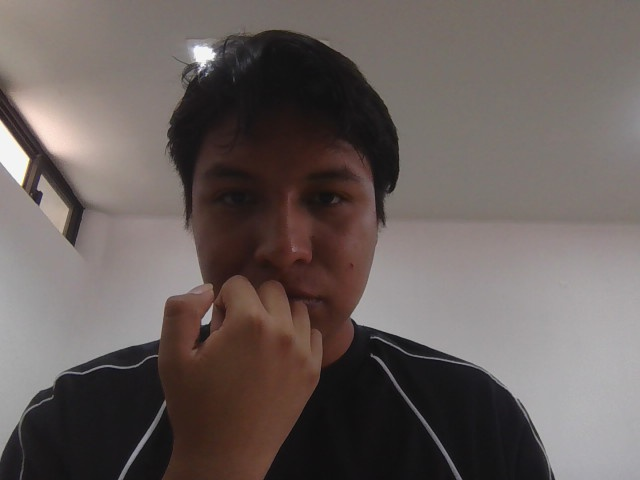
#> input picture captura_temp.jpg, 640 x 480 px
$ python -i procesador.py   (imports and definitions only)
#> lines starting #> are read from the running program, lines starting #| are printed output that depends on the picture
import cv2
import numpy as np
import os

def cargar_imagen_segura(ruta):
#> called with ruta = '../captura_temp.jpg'
    try:
        # Lee la imagen correctamente en Windows aunque la ruta tenga espacios o caracteres especiales
        img = cv2.imdecode(np.fromfile(ruta, dtype=np.uint8), cv2.IMREAD_COLOR)
#> img is the input picture: shape (480, 640, 3); mean B, G, R 92, 94.8, 104.3
        return img
    except Exception:
        return cv2.imread(ruta)

def guardar_imagen_segura(ruta, img):
    try:
        ext = os.path.splitext(ruta)[1]
        is_success, buffer = cv2.imencode(ext, img)
        if is_success:
            with open(ruta, "wb") as f:
                f.write(buffer)
            return True
        return False
    except Exception:
        return cv2.imwrite(ruta, img)

# 1. Escala de grises por fórmula de luminancia ponderada
# [75 lines left out: functions convertir_grises_formula, aplicar_gamma, aplicar_negativo, ecualizar_histograma, segmentar_color_hsv, not called in this run]

# 6. Separación de 6 Capas (RGB + CMY)
def generar_separacion_capas(ruta_in, carpeta_out):
    img = cargar_imagen_segura(ruta_in)
    if img is None:
        return False

    if not os.path.exists(carpeta_out):
        os.makedirs(carpeta_out)

    b, g, r = cv2.split(img)
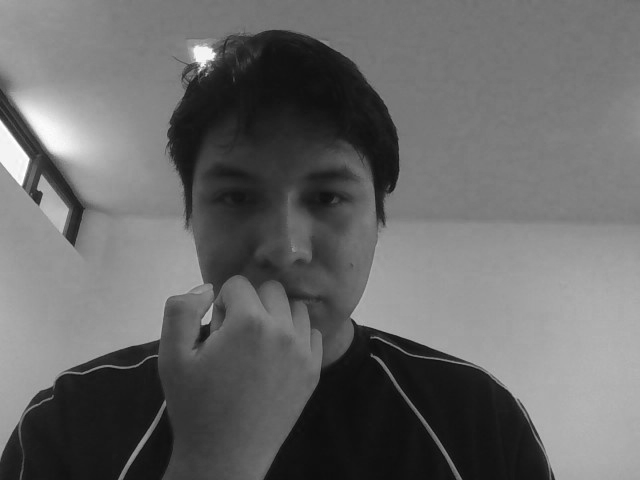
#> r: shape (480, 640); min 8, max 255, mean 104.3
    zeros = np.zeros_like(b)

    # Primarios (RGB)
    rojo = cv2.merge([zeros, zeros, r])
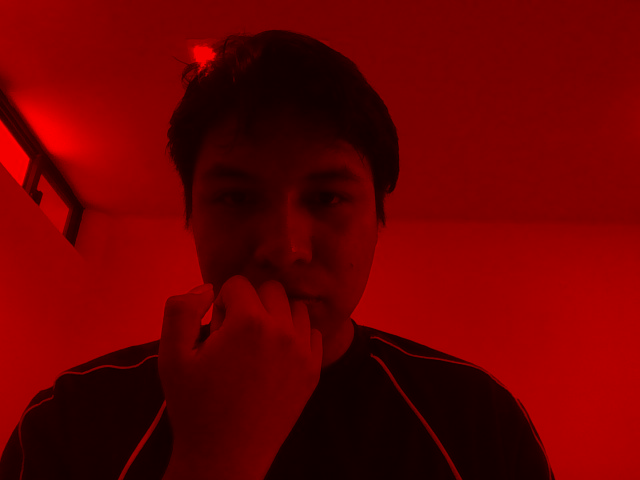
#> rojo: shape (480, 640, 3); mean of channels 0, 1, 2 0, 0, 104.3; drawn as B, G, R
    verde = cv2.merge([zeros, g, zeros])
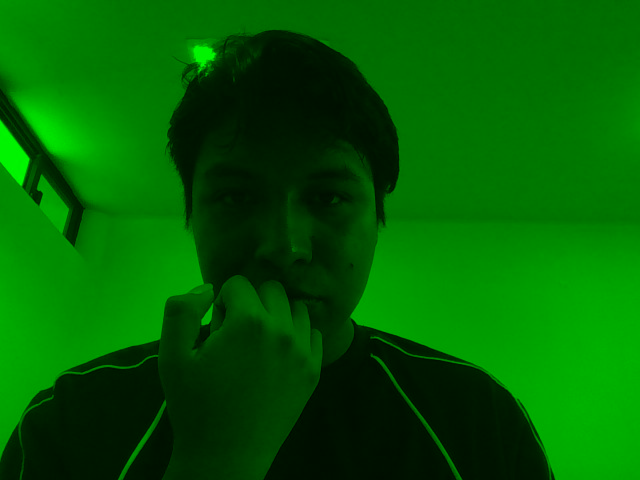
#> verde: shape (480, 640, 3); mean of channels 0, 1, 2 0, 94.8, 0; drawn as B, G, R
    azul = cv2.merge([b, zeros, zeros])
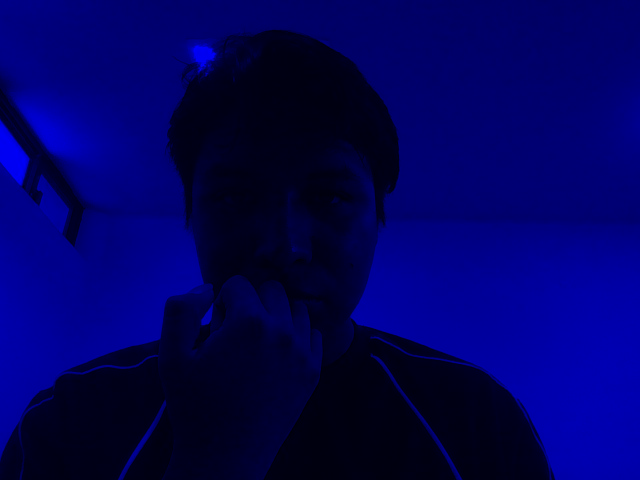
#> azul: shape (480, 640, 3); mean of channels 0, 1, 2 92, 0, 0; drawn as B, G, R

    # Sustractivos / Secundarios (CMY)
    magenta = cv2.merge([b, zeros, r])
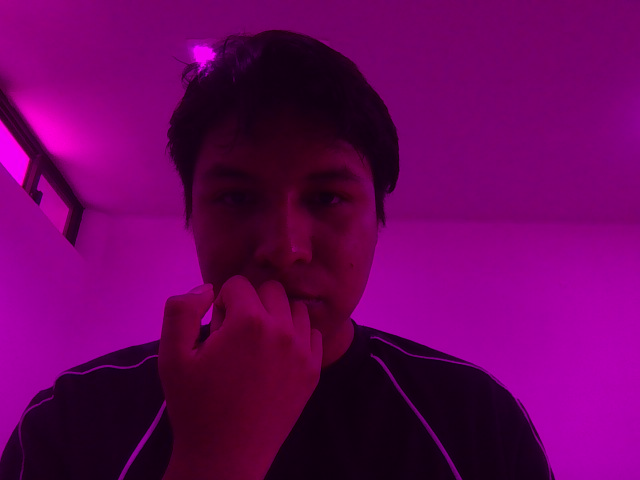
#> magenta: shape (480, 640, 3); mean of channels 0, 1, 2 92, 0, 104.3; drawn as B, G, R
    amarillo = cv2.merge([zeros, g, r])
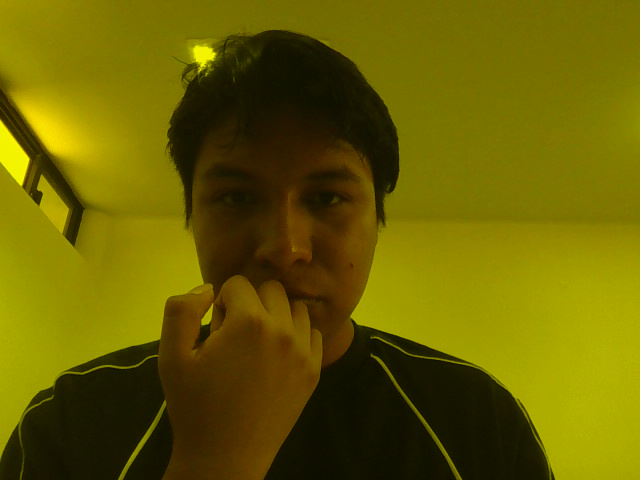
#> amarillo: shape (480, 640, 3); mean of channels 0, 1, 2 0, 94.8, 104.3; drawn as B, G, R
    cian = cv2.merge([b, g, zeros])
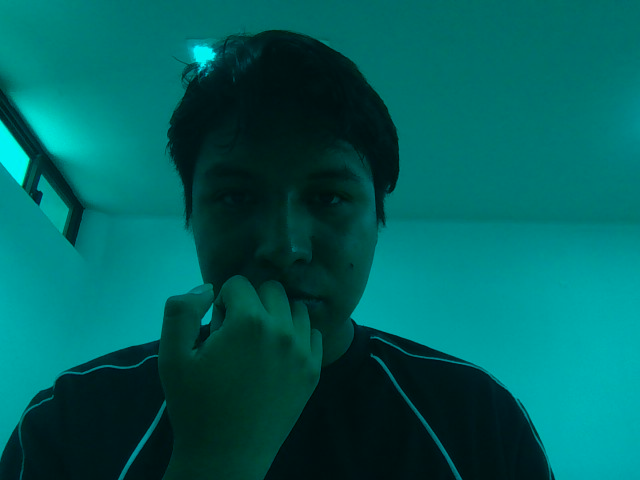
#> cian: shape (480, 640, 3); mean of channels 0, 1, 2 92, 94.8, 0; drawn as B, G, R

    guardar_imagen_segura(f"{carpeta_out}/capa_Rojo.jpg", rojo)
    guardar_imagen_segura(f"{carpeta_out}/capa_Verde.jpg", verde)
    guardar_imagen_segura(f"{carpeta_out}/capa_Azul.jpg", azul)
    guardar_imagen_segura(f"{carpeta_out}/capa_Magenta.jpg", magenta)
    guardar_imagen_segura(f"{carpeta_out}/capa_Amarillo.jpg", amarillo)
    guardar_imagen_segura(f"{carpeta_out}/capa_Cian.jpg", cian)

    return True

# 7. Captura de Cámara Web
# [9 lines left out: function capturar_foto_camara, not called in this run]

>>> result = generar_separacion_capas('../captura_temp.jpg', 'out.png')
